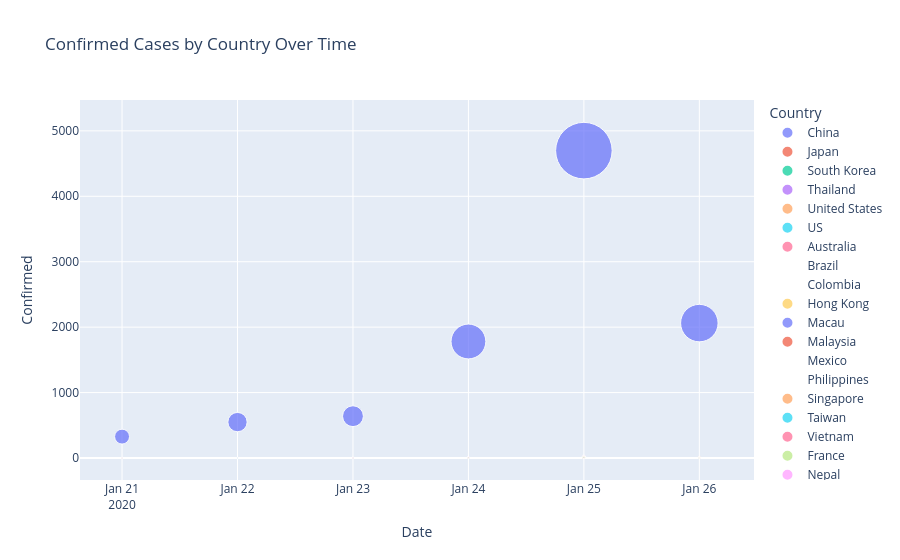

This figure's notebook cell:
### Code cell
daily_country = df.groupby(['Date', 'Country'])['Confirmed'].sum().reset_index()

fig = px.scatter(daily_country, x='Date', y='Confirmed', color='Country', size='Confirmed',
                  title='Confirmed Cases by Country Over Time', size_max=40)
fig.show()

### Figure 1 — Plotly figure (JSON) as saved in the notebook; plotly's stock layout.template omitted (floating-point values rounded to 4 significant figures)
{"data": [{"hovertemplate": "Country=China<br>Date=%{x}<br>Confirmed=%{marker.size}<extra></extra>", "legendgroup": "China", "marker": {"color": "#636efa", "size": [327.0, 549.0, 639.0, 1781.0, 4698.0, 2062.0], "sizemode": "area", "sizeref": 2.936, "symbol": "circle"}, "mode": "markers", "name": "China", "orientation": "v", "showlegend": true, "type": "scatter", "x": ["2020-01-21", "2020-01-22", "2020-01-23", "2020-01-24", "2020-01-25", "2020-01-26"], "xaxis": "x", "y": [327.0, 549.0, 639.0, 1781.0, 4698.0, 2062.0], "yaxis": "y"}, {"hovertemplate": "Country=Japan<br>Date=%{x}<br>Confirmed=%{marker.size}<extra></extra>", "legendgroup": "Japan", "marker": {"color": "#EF553B", "size": [1.0, 2.0, 1.0, 4.0, 6.0, 4.0], "sizemode": "area", "sizeref": 2.936, "symbol": "circle"}, "mode": "markers", "name": "Japan", "orientation": "v", "showlegend": true, "type": "scatter", "x": ["2020-01-21", "2020-01-22", "2020-01-23", "2020-01-24", "2020-01-25", "2020-01-26"], "xaxis": "x", "y": [1.0, 2.0, 1.0, 4.0, 6.0, 4.0], "yaxis": "y"}, {"hovertemplate": "Country=South Korea<br>Date=%{x}<br>Confirmed=%{marker.size}<extra></extra>", "legendgroup": "South Korea", "marker": {"color": "#00cc96", "size": [1.0, 1.0, 1.0, 3.0, 7.0, 3.0], "sizemode": "area", "sizeref": 2.936, "symbol": "circle"}, "mode": "markers", "name": "South Korea", "orientation": "v", "showlegend": true, "type": "scatter", "x": ["2020-01-21", "2020-01-22", "2020-01-23", "2020-01-24", "2020-01-25", "2020-01-26"], "xaxis": "x", "y": [1.0, 1.0, 1.0, 3.0, 7.0, 3.0], "yaxis": "y"}, {"hovertemplate": "Country=Thailand<br>Date=%{x}<br>Confirmed=%{marker.size}<extra></extra>", "legendgroup": "Thailand", "marker": {"color": "#ab63fa", "size": [2.0, 2.0, 3.0, 9.0, 19.0, 8.0], "sizemode": "area", "sizeref": 2.936, "symbol": "circle"}, "mode": "markers", "name": "Thailand", "orientation": "v", "showlegend": true, "type": "scatter", "x": ["2020-01-21", "2020-01-22", "2020-01-23", "2020-01-24", "2020-01-25", "2020-01-26"], "xaxis": "x", "y": [2.0, 2.0, 3.0, 9.0, 19.0, 8.0], "yaxis": "y"}, {"hovertemplate": "Country=United States<br>Date=%{x}<br>Confirmed=%{marker.size}<extra></extra>", "legendgroup": "United States", "marker": {"color": "#FFA15A", "size": [1.0], "sizemode": "area", "sizeref": 2.936, "symbol": "circle"}, "mode": "markers", "name": "United States", "orientation": "v", "showlegend": true, "type": "scatter", "x": ["2020-01-21"], "xaxis": "x", "y": [1.0], "yaxis": "y"}, {"hovertemplate": "Country=US<br>Date=%{x}<br>Confirmed=%{marker.size}<extra></extra>", "legendgroup": "US", "marker": {"color": "#19d3f3", "size": [1.0, 1.0, 3.0, 6.0, 3.0], "sizemode": "area", "sizeref": 2.936, "symbol": "circle"}, "mode": "markers", "name": "US", "orientation": "v", "showlegend": true, "type": "scatter", "x": ["2020-01-22", "2020-01-23", "2020-01-24", "2020-01-25", "2020-01-26"], "xaxis": "x", "y": [1.0, 1.0, 3.0, 6.0, 3.0], "yaxis": "y"}, {"hovertemplate": "Country=Australia<br>Date=%{x}<br>Confirmed=%{marker.size}<extra></extra>", "legendgroup": "Australia", "marker": {"color": "#FF6692", "size": [0.0, 9.0, 4.0], "sizemode": "area", "sizeref": 2.936, "symbol": "circle"}, "mode": "markers", "name": "Australia", "orientation": "v", "showlegend": true, "type": "scatter", "x": ["2020-01-23", "2020-01-25", "2020-01-26"], "xaxis": "x", "y": [0.0, 9.0, 4.0], "yaxis": "y"}, {"hovertemplate": "Country=Brazil<br>Date=%{x}<br>Confirmed=%{marker.size}<extra></extra>", "legendgroup": "Brazil", "marker": {"color": "#B6E880", "size": [0.0], "sizemode": "area", "sizeref": 2.936, "symbol": "circle"}, "mode": "markers", "name": "Brazil", "orientation": "v", "showlegend": true, "type": "scatter", "x": ["2020-01-23"], "xaxis": "x", "y": [0.0], "yaxis": "y"}, {"hovertemplate": "Country=Colombia<br>Date=%{x}<br>Confirmed=%{marker.size}<extra></extra>", "legendgroup": "Colombia", "marker": {"color": "#FF97FF", "size": [0.0], "sizemode": "area", "sizeref": 2.936, "symbol": "circle"}, "mode": "markers", "name": "Colombia", "orientation": "v", "showlegend": true, "type": "scatter", "x": ["2020-01-23"], "xaxis": "x", "y": [0.0], "yaxis": "y"}, {"hovertemplate": "Country=Hong Kong<br>Date=%{x}<br>Confirmed=%{marker.size}<extra></extra>", "legendgroup": "Hong Kong", "marker": {"color": "#FECB52", "size": [2.0, 4.0, 15.0, 8.0], "sizemode": "area", "sizeref": 2.936, "symbol": "circle"}, "mode": "markers", "name": "Hong Kong", "orientation": "v", "showlegend": true, "type": "scatter", "x": ["2020-01-23", "2020-01-24", "2020-01-25", "2020-01-26"], "xaxis": "x", "y": [2.0, 4.0, 15.0, 8.0], "yaxis": "y"}, {"hovertemplate": "Country=Macau<br>Date=%{x}<br>Confirmed=%{marker.size}<extra></extra>", "legendgroup": "Macau", "marker": {"color": "#636efa", "size": [2.0, 4.0, 6.0, 5.0], "sizemode": "area", "sizeref": 2.936, "symbol": "circle"}, "mode": "markers", "name": "Macau", "orientation": "v", "showlegend": true, "type": "scatter", "x": ["2020-01-23", "2020-01-24", "2020-01-25", "2020-01-26"], "xaxis": "x", "y": [2.0, 4.0, 6.0, 5.0], "yaxis": "y"}, {"hovertemplate": "Country=Malaysia<br>Date=%{x}<br>Confirmed=%{marker.size}<extra></extra>", "legendgroup": "Malaysia", "marker": {"color": "#EF553B", "size": [0.0, 9.0, 4.0], "sizemode": "area", "sizeref": 2.936, "symbol": "circle"}, "mode": "markers", "name": "Malaysia", "orientation": "v", "showlegend": true, "type": "scatter", "x": ["2020-01-23", "2020-01-25", "2020-01-26"], "xaxis": "x", "y": [0.0, 9.0, 4.0], "yaxis": "y"}, {"hovertemplate": "Country=Mexico<br>Date=%{x}<br>Confirmed=%{marker.size}<extra></extra>", "legendgroup": "Mexico", "marker": {"color": "#00cc96", "size": [0.0], "sizemode": "area", "sizeref": 2.936, "symbol": "circle"}, "mode": "markers", "name": "Mexico", "orientation": "v", "showlegend": true, "type": "scatter", "x": ["2020-01-23"], "xaxis": "x", "y": [0.0], "yaxis": "y"}, {"hovertemplate": "Country=Philippines<br>Date=%{x}<br>Confirmed=%{marker.size}<extra></extra>", "legendgroup": "Philippines", "marker": {"color": "#ab63fa", "size": [0.0], "sizemode": "area", "sizeref": 2.936, "symbol": "circle"}, "mode": "markers", "name": "Philippines", "orientation": "v", "showlegend": true, "type": "scatter", "x": ["2020-01-23"], "xaxis": "x", "y": [0.0], "yaxis": "y"}, {"hovertemplate": "Country=Singapore<br>Date=%{x}<br>Confirmed=%{marker.size}<extra></extra>", "legendgroup": "Singapore", "marker": {"color": "#FFA15A", "size": [1.0, 4.0, 9.0, 4.0], "sizemode": "area", "sizeref": 2.936, "symbol": "circle"}, "mode": "markers", "name": "Singapore", "orientation": "v", "showlegend": true, "type": "scatter", "x": ["2020-01-23", "2020-01-24", "2020-01-25", "2020-01-26"], "xaxis": "x", "y": [1.0, 4.0, 9.0, 4.0], "yaxis": "y"}, {"hovertemplate": "Country=Taiwan<br>Date=%{x}<br>Confirmed=%{marker.size}<extra></extra>", "legendgroup": "Taiwan", "marker": {"color": "#19d3f3", "size": [1.0, 4.0, 9.0, 4.0], "sizemode": "area", "sizeref": 2.936, "symbol": "circle"}, "mode": "markers", "name": "Taiwan", "orientation": "v", "showlegend": true, "type": "scatter", "x": ["2020-01-23", "2020-01-24", "2020-01-25", "2020-01-26"], "xaxis": "x", "y": [1.0, 4.0, 9.0, 4.0], "yaxis": "y"}, {"hovertemplate": "Country=Vietnam<br>Date=%{x}<br>Confirmed=%{marker.size}<extra></extra>", "legendgroup": "Vietnam", "marker": {"color": "#FF6692", "size": [2.0, 4.0, 6.0, 2.0], "sizemode": "area", "sizeref": 2.936, "symbol": "circle"}, "mode": "markers", "name": "Vietnam", "orientation": "v", "showlegend": true, "type": "scatter", "x": ["2020-01-23", "2020-01-24", "2020-01-25", "2020-01-26"], "xaxis": "x", "y": [2.0, 4.0, 6.0, 2.0], "yaxis": "y"}, {"hovertemplate": "Country=France<br>Date=%{x}<br>Confirmed=%{marker.size}<extra></extra>", "legendgroup": "France", "marker": {"color": "#B6E880", "size": [2.0, 9.0, 3.0], "sizemode": "area", "sizeref": 2.936, "symbol": "circle"}, "mode": "markers", "name": "France", "orientation": "v", "showlegend": true, "type": "scatter", "x": ["2020-01-24", "2020-01-25", "2020-01-26"], "xaxis": "x", "y": [2.0, 9.0, 3.0], "yaxis": "y"}, {"hovertemplate": "Country=Nepal<br>Date=%{x}<br>Confirmed=%{marker.size}<extra></extra>", "legendgroup": "Nepal", "marker": {"color": "#FF97FF", "size": [3.0, 1.0], "sizemode": "area", "sizeref": 2.936, "symbol": "circle"}, "mode": "markers", "name": "Nepal", "orientation": "v", "showlegend": true, "type": "scatter", "x": ["2020-01-25", "2020-01-26"], "xaxis": "x", "y": [3.0, 1.0], "yaxis": "y"}, {"hovertemplate": "Country=Canada<br>Date=%{x}<br>Confirmed=%{marker.size}<extra></extra>", "legendgroup": "Canada", "marker": {"color": "#FECB52", "size": [1.0], "sizemode": "area", "sizeref": 2.936, "symbol": "circle"}, "mode": "markers", "name": "Canada", "orientation": "v", "showlegend": true, "type": "scatter", "x": ["2020-01-26"], "xaxis": "x", "y": [1.0], "yaxis": "y"}], "layout": {"legend": {"itemsizing": "constant", "title": {"text": "Country"}, "tracegroupgap": 0}, "title": {"text": "Confirmed Cases by Country Over Time"}, "xaxis": {"anchor": "y", "domain": [0, 1], "title": {"text": "Date"}}, "yaxis": {"anchor": "x", "domain": [0, 1], "title": {"text": "Confirmed"}}}}
